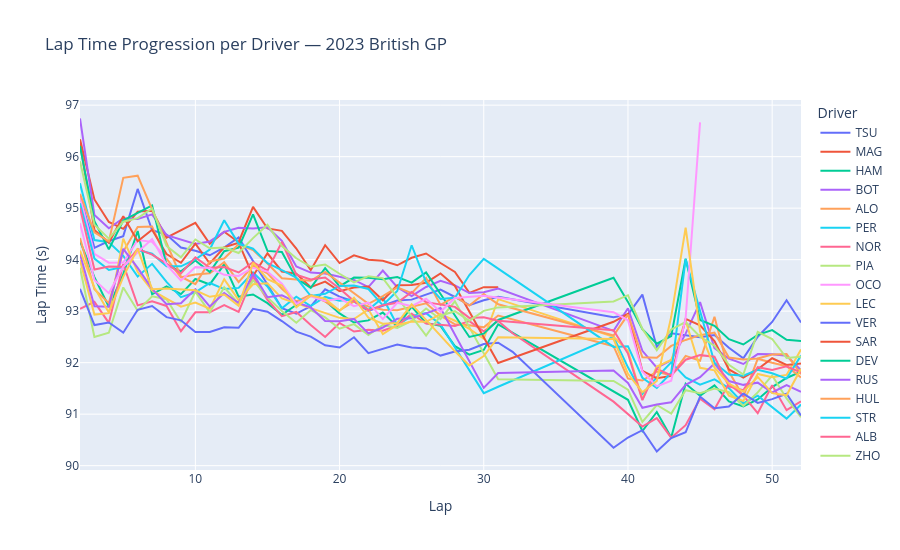

This figure's notebook cell:
### Markdown cell above
## 1 — Lap Time Progression per Driver

### Code cell
accurate = df[df["IsAccurate"] == True].copy()

fig = px.line(
    accurate.sort_values("LapNumber"),
    x="LapNumber",
    y="LapTimeSec",
    color="Driver",
    title="Lap Time Progression per Driver — 2023 British GP",
    labels={"LapTimeSec": "Lap Time (s)", "LapNumber": "Lap"},
    hover_data=["Compound", "TyreLife"],
)
fig.update_layout(height=550, legend_title="Driver")
fig.show()

### Figure 1 — Plotly figure (JSON) as saved in the notebook; plotly's stock layout.template omitted (floating-point values rounded to 4 significant figures)
{"data": [{"customdata": [["SOFT", 2], ["SOFT", 3], ["SOFT", 4], ["SOFT", 5], ["SOFT", 6], ["SOFT", 7], ["SOFT", 8], ["SOFT", 9], ["SOFT", 10], ["SOFT", 11], ["SOFT", 12], ["SOFT", 13], ["HARD", 2], ["HARD", 3], ["HARD", 4], ["HARD", 5], ["HARD", 6], ["HARD", 7], ["HARD", 8], ["HARD", 9], ["HARD", 10], ["HARD", 11], ["HARD", 12], ["HARD", 13], ["HARD", 14], ["HARD", 15], ["HARD", 16], ["HARD", 17], ["SOFT", 7], ["SOFT", 8], ["SOFT", 9], ["SOFT", 10], ["SOFT", 11], ["SOFT", 12], ["SOFT", 13], ["SOFT", 14], ["SOFT", 15], ["SOFT", 16], ["SOFT", 17], ["SOFT", 18], ["SOFT", 19], ["SOFT", 20]], "hovertemplate": "Driver=TSU<br>Lap=%{x}<br>Lap Time (s)=%{y}<br>Compound=%{customdata[0]}<br>TyreLife=%{customdata[1]}<extra></extra>", "legendgroup": "TSU", "line": {"color": "#636efa", "dash": "solid"}, "marker": {"symbol": "circle"}, "mode": "lines", "name": "TSU", "orientation": "v", "showlegend": true, "type": "scatter", "x": [2.0, 3.0, 4.0, 5.0, 6.0, 7.0, 8.0, 9.0, 10.0, 11.0, 12.0, 13.0, 16.0, 17.0, 18.0, 19.0, 20.0, 21.0, 22.0, 23.0, 24.0, 25.0, 26.0, 27.0, 28.0, 29.0, 30.0, 31.0, 39.0, 40.0, 41.0, 42.0, 43.0, 44.0, 45.0, 46.0, 47.0, 48.0, 49.0, 50.0, 51.0, 52.0], "xaxis": "x", "y": [95.25, 94.23, 94.36, 94.46, 95.37, 94.57, 94.49, 94.23, 94.17, 94.08, 94.24, 94.43, 93.06, 92.95, 93.09, 93.42, 93.28, 93.19, 93.0, 93.1, 93.2, 93.22, 93.32, 93.42, 93.28, 93.12, 93.21, 93.28, 92.88, 92.93, 93.32, 92.31, 92.57, 92.53, 92.49, 92.53, 92.29, 92.08, 92.5, 92.79, 93.21, 92.78], "yaxis": "y"}, {"customdata": [["MEDIUM", 2], ["MEDIUM", 3], ["MEDIUM", 4], ["MEDIUM", 5], ["MEDIUM", 6], ["MEDIUM", 7], ["MEDIUM", 8], ["MEDIUM", 9], ["MEDIUM", 10], ["MEDIUM", 11], ["MEDIUM", 12], ["MEDIUM", 13], ["MEDIUM", 14], ["MEDIUM", 15], ["MEDIUM", 16], ["MEDIUM", 17], ["MEDIUM", 18], ["MEDIUM", 19], ["MEDIUM", 20], ["MEDIUM", 21], ["MEDIUM", 22], ["MEDIUM", 23], ["MEDIUM", 24], ["MEDIUM", 25], ["MEDIUM", 26], ["MEDIUM", 27], ["MEDIUM", 28], ["MEDIUM", 29], ["MEDIUM", 30], ["MEDIUM", 31]], "hovertemplate": "Driver=MAG<br>Lap=%{x}<br>Lap Time (s)=%{y}<br>Compound=%{customdata[0]}<br>TyreLife=%{customdata[1]}<extra></extra>", "legendgroup": "MAG", "line": {"color": "#EF553B", "dash": "solid"}, "marker": {"symbol": "circle"}, "mode": "lines", "name": "MAG", "orientation": "v", "showlegend": true, "type": "scatter", "x": [2.0, 3.0, 4.0, 5.0, 6.0, 7.0, 8.0, 9.0, 10.0, 11.0, 12.0, 13.0, 14.0, 15.0, 16.0, 17.0, 18.0, 19.0, 20.0, 21.0, 22.0, 23.0, 24.0, 25.0, 26.0, 27.0, 28.0, 29.0, 30.0, 31.0], "xaxis": "x", "y": [96.34, 95.17, 94.73, 94.6, 94.93, 94.95, 94.43, 94.58, 94.72, 94.31, 94.54, 94.34, 95.02, 94.61, 94.56, 94.22, 93.8, 94.28, 93.94, 94.08, 94.0, 93.98, 93.89, 94.04, 94.12, 93.94, 93.76, 93.36, 93.47, 93.46], "yaxis": "y"}, {"customdata": [["MEDIUM", 2], ["MEDIUM", 3], ["MEDIUM", 4], ["MEDIUM", 5], ["MEDIUM", 6], ["MEDIUM", 7], ["MEDIUM", 8], ["MEDIUM", 9], ["MEDIUM", 10], ["MEDIUM", 11], ["MEDIUM", 12], ["MEDIUM", 13], ["MEDIUM", 14], ["MEDIUM", 15], ["MEDIUM", 16], ["MEDIUM", 17], ["MEDIUM", 18], ["MEDIUM", 19], ["MEDIUM", 20], ["MEDIUM", 21], ["MEDIUM", 22], ["MEDIUM", 23], ["MEDIUM", 24], ["MEDIUM", 25], ["MEDIUM", 26], ["MEDIUM", 27], ["MEDIUM", 28], ["MEDIUM", 29], ["MEDIUM", 30], ["MEDIUM", 31], ["SOFT", 9], ["SOFT", 10], ["SOFT", 11], ["SOFT", 12], ["SOFT", 13], ["SOFT", 14], ["SOFT", 15], ["SOFT", 16], ["SOFT", 17], ["SOFT", 18], ["SOFT", 19], ["SOFT", 20], ["SOFT", 21], ["SOFT", 22]], "hovertemplate": "Driver=HAM<br>Lap=%{x}<br>Lap Time (s)=%{y}<br>Compound=%{customdata[0]}<br>TyreLife=%{customdata[1]}<extra></extra>", "legendgroup": "HAM", "line": {"color": "#00cc96", "dash": "solid"}, "marker": {"symbol": "circle"}, "mode": "lines", "name": "HAM", "orientation": "v", "showlegend": true, "type": "scatter", "x": [2.0, 3.0, 4.0, 5.0, 6.0, 7.0, 8.0, 9.0, 10.0, 11.0, 12.0, 13.0, 14.0, 15.0, 16.0, 17.0, 18.0, 19.0, 20.0, 21.0, 22.0, 23.0, 24.0, 25.0, 26.0, 27.0, 28.0, 29.0, 30.0, 31.0, 39.0, 40.0, 41.0, 42.0, 43.0, 44.0, 45.0, 46.0, 47.0, 48.0, 49.0, 50.0, 51.0, 52.0], "xaxis": "x", "y": [94.36, 93.66, 93.09, 93.72, 94.56, 93.33, 93.48, 93.33, 93.62, 93.52, 93.91, 93.28, 93.32, 93.16, 92.93, 93.12, 93.31, 93.2, 92.96, 92.78, 92.82, 92.97, 92.7, 93.09, 92.77, 92.71, 92.32, 92.16, 92.25, 92.74, 91.43, 91.28, 90.67, 91.04, 90.55, 91.59, 91.36, 91.56, 91.25, 91.15, 91.29, 91.53, 91.7, 91.82], "yaxis": "y"}, {"customdata": [["HARD", 2], ["HARD", 3], ["HARD", 4], ["HARD", 5], ["HARD", 6], ["HARD", 7], ["HARD", 8], ["HARD", 9], ["HARD", 10], ["HARD", 11], ["HARD", 12], ["HARD", 13], ["HARD", 14], ["HARD", 15], ["HARD", 16], ["HARD", 17], ["HARD", 18], ["HARD", 19], ["HARD", 20], ["HARD", 21], ["HARD", 22], ["HARD", 23], ["HARD", 24], ["HARD", 25], ["HARD", 26], ["HARD", 27], ["HARD", 28], ["HARD", 29], ["HARD", 30], ["HARD", 31], ["SOFT", 7], ["SOFT", 8], ["SOFT", 9], ["SOFT", 10], ["SOFT", 11], ["SOFT", 12], ["SOFT", 13], ["SOFT", 14], ["SOFT", 15], ["SOFT", 16], ["SOFT", 17], ["SOFT", 18], ["SOFT", 19], ["SOFT", 20]], "hovertemplate": "Driver=BOT<br>Lap=%{x}<br>Lap Time (s)=%{y}<br>Compound=%{customdata[0]}<br>TyreLife=%{customdata[1]}<extra></extra>", "legendgroup": "BOT", "line": {"color": "#ab63fa", "dash": "solid"}, "marker": {"symbol": "circle"}, "mode": "lines", "name": "BOT", "orientation": "v", "showlegend": true, "type": "scatter", "x": [2.0, 3.0, 4.0, 5.0, 6.0, 7.0, 8.0, 9.0, 10.0, 11.0, 12.0, 13.0, 14.0, 15.0, 16.0, 17.0, 18.0, 19.0, 20.0, 21.0, 22.0, 23.0, 24.0, 25.0, 26.0, 27.0, 28.0, 29.0, 30.0, 31.0, 39.0, 40.0, 41.0, 42.0, 43.0, 44.0, 45.0, 46.0, 47.0, 48.0, 49.0, 50.0, 51.0, 52.0], "xaxis": "x", "y": [96.74, 94.86, 94.61, 94.8, 94.79, 94.88, 94.48, 94.39, 94.31, 94.35, 94.54, 94.62, 94.6, 94.63, 94.37, 93.87, 93.75, 93.73, 93.67, 93.61, 93.47, 93.79, 93.46, 93.29, 93.47, 93.59, 93.5, 93.35, 93.37, 93.44, 92.62, 93.06, 92.23, 91.9, 92.05, 92.56, 93.18, 92.28, 92.08, 91.97, 92.17, 92.16, 92.13, 91.85], "yaxis": "y"}, {"customdata": [["MEDIUM", 3], ["MEDIUM", 4], ["MEDIUM", 5], ["MEDIUM", 6], ["MEDIUM", 7], ["MEDIUM", 8], ["MEDIUM", 9], ["MEDIUM", 10], ["MEDIUM", 11], ["MEDIUM", 12], ["MEDIUM", 13], ["MEDIUM", 14], ["MEDIUM", 15], ["MEDIUM", 16], ["MEDIUM", 17], ["MEDIUM", 18], ["MEDIUM", 19], ["MEDIUM", 20], ["MEDIUM", 21], ["MEDIUM", 22], ["MEDIUM", 23], ["MEDIUM", 24], ["MEDIUM", 25], ["MEDIUM", 26], ["MEDIUM", 27], ["MEDIUM", 28], ["MEDIUM", 29], ["MEDIUM", 30], ["MEDIUM", 31], ["MEDIUM", 32], ["SOFT", 9], ["SOFT", 10], ["SOFT", 11], ["SOFT", 12], ["SOFT", 13], ["SOFT", 14], ["SOFT", 15], ["SOFT", 16], ["SOFT", 17], ["SOFT", 18], ["SOFT", 19], ["SOFT", 20], ["SOFT", 21], ["SOFT", 22]], "hovertemplate": "Driver=ALO<br>Lap=%{x}<br>Lap Time (s)=%{y}<br>Compound=%{customdata[0]}<br>TyreLife=%{customdata[1]}<extra></extra>", "legendgroup": "ALO", "line": {"color": "#FFA15A", "dash": "solid"}, "marker": {"symbol": "circle"}, "mode": "lines", "name": "ALO", "orientation": "v", "showlegend": true, "type": "scatter", "x": [2.0, 3.0, 4.0, 5.0, 6.0, 7.0, 8.0, 9.0, 10.0, 11.0, 12.0, 13.0, 14.0, 15.0, 16.0, 17.0, 18.0, 19.0, 20.0, 21.0, 22.0, 23.0, 24.0, 25.0, 26.0, 27.0, 28.0, 29.0, 30.0, 31.0, 39.0, 40.0, 41.0, 42.0, 43.0, 44.0, 45.0, 46.0, 47.0, 48.0, 49.0, 50.0, 51.0, 52.0], "xaxis": "x", "y": [94.42, 93.42, 93.16, 94.16, 94.64, 94.64, 94.02, 93.66, 93.71, 93.74, 93.95, 93.56, 93.88, 93.74, 93.44, 93.19, 93.32, 93.19, 93.02, 93.19, 93.09, 93.03, 93.02, 93.08, 93.15, 92.91, 92.74, 92.73, 92.69, 92.92, 92.32, 91.69, 91.65, 91.83, 91.75, 92.13, 92.04, 92.89, 91.83, 91.34, 92.08, 92.0, 91.93, 91.71], "yaxis": "y"}, {"customdata": [["MEDIUM", 2], ["MEDIUM", 3], ["MEDIUM", 4], ["MEDIUM", 5], ["MEDIUM", 6], ["MEDIUM", 7], ["MEDIUM", 8], ["MEDIUM", 9], ["MEDIUM", 10], ["MEDIUM", 11], ["MEDIUM", 12], ["MEDIUM", 13], ["MEDIUM", 14], ["MEDIUM", 15], ["MEDIUM", 16], ["MEDIUM", 17], ["MEDIUM", 18], ["MEDIUM", 19], ["MEDIUM", 20], ["MEDIUM", 21], ["MEDIUM", 22], ["MEDIUM", 23], ["MEDIUM", 24], ["MEDIUM", 25], ["MEDIUM", 26], ["MEDIUM", 27], ["SOFT", 2], ["SOFT", 3], ["SOFT", 11], ["SOFT", 12], ["SOFT", 13], ["SOFT", 14], ["SOFT", 15], ["SOFT", 16], ["SOFT", 17], ["SOFT", 18], ["SOFT", 19], ["SOFT", 20], ["SOFT", 21], ["SOFT", 22], ["SOFT", 23], ["SOFT", 24]], "hovertemplate": "Driver=PER<br>Lap=%{x}<br>Lap Time (s)=%{y}<br>Compound=%{customdata[0]}<br>TyreLife=%{customdata[1]}<extra></extra>", "legendgroup": "PER", "line": {"color": "#19d3f3", "dash": "solid"}, "marker": {"symbol": "circle"}, "mode": "lines", "name": "PER", "orientation": "v", "showlegend": true, "type": "scatter", "x": [2.0, 3.0, 4.0, 5.0, 6.0, 7.0, 8.0, 9.0, 10.0, 11.0, 12.0, 13.0, 14.0, 15.0, 16.0, 17.0, 18.0, 19.0, 20.0, 21.0, 22.0, 23.0, 24.0, 25.0, 26.0, 27.0, 30.0, 31.0, 39.0, 40.0, 41.0, 42.0, 43.0, 44.0, 45.0, 46.0, 47.0, 48.0, 49.0, 50.0, 51.0, 52.0], "xaxis": "x", "y": [95.48, 94.38, 94.34, 94.07, 93.67, 93.92, 93.57, 93.27, 93.36, 93.55, 93.43, 93.45, 93.75, 93.48, 93.06, 93.28, 93.1, 93.28, 93.2, 93.23, 93.03, 93.26, 92.73, 92.91, 92.96, 92.74, 91.41, 91.53, 92.5, 91.91, 91.39, 91.72, 92.0, 91.71, 91.57, 91.67, 91.5, 91.21, 91.36, 91.14, 90.91, 91.19], "yaxis": "y"}, {"customdata": [["MEDIUM", 2], ["MEDIUM", 3], ["MEDIUM", 4], ["MEDIUM", 5], ["MEDIUM", 6], ["MEDIUM", 7], ["MEDIUM", 8], ["MEDIUM", 9], ["MEDIUM", 10], ["MEDIUM", 11], ["MEDIUM", 12], ["MEDIUM", 13], ["MEDIUM", 14], ["MEDIUM", 15], ["MEDIUM", 16], ["MEDIUM", 17], ["MEDIUM", 18], ["MEDIUM", 19], ["MEDIUM", 20], ["MEDIUM", 21], ["MEDIUM", 22], ["MEDIUM", 23], ["MEDIUM", 24], ["MEDIUM", 25], ["MEDIUM", 26], ["MEDIUM", 27], ["MEDIUM", 28], ["MEDIUM", 29], ["MEDIUM", 30], ["MEDIUM", 31], ["MEDIUM", 32], ["HARD", 6], ["HARD", 7], ["HARD", 8], ["HARD", 9], ["HARD", 10], ["HARD", 11], ["HARD", 12], ["HARD", 13], ["HARD", 14], ["HARD", 15], ["HARD", 16], ["HARD", 17], ["HARD", 18], ["HARD", 19]], "hovertemplate": "Driver=NOR<br>Lap=%{x}<br>Lap Time (s)=%{y}<br>Compound=%{customdata[0]}<br>TyreLife=%{customdata[1]}<extra></extra>", "legendgroup": "NOR", "line": {"color": "#FF6692", "dash": "solid"}, "marker": {"symbol": "circle"}, "mode": "lines", "name": "NOR", "orientation": "v", "showlegend": true, "type": "scatter", "x": [2.0, 3.0, 4.0, 5.0, 6.0, 7.0, 8.0, 9.0, 10.0, 11.0, 12.0, 13.0, 14.0, 15.0, 16.0, 17.0, 18.0, 19.0, 20.0, 21.0, 22.0, 23.0, 24.0, 25.0, 26.0, 27.0, 28.0, 29.0, 30.0, 31.0, 32.0, 39.0, 40.0, 41.0, 42.0, 43.0, 44.0, 45.0, 46.0, 47.0, 48.0, 49.0, 50.0, 51.0, 52.0], "xaxis": "x", "y": [93.05, 93.18, 92.77, 93.91, 93.11, 93.19, 93.1, 92.61, 92.98, 92.98, 93.12, 92.99, 93.67, 93.22, 92.9, 92.98, 92.73, 92.5, 92.77, 92.6, 92.64, 92.62, 92.72, 92.95, 92.76, 92.73, 92.71, 92.81, 92.61, 92.81, 92.57, 91.24, 91.0, 90.76, 90.92, 90.54, 90.79, 91.3, 91.09, 91.59, 91.36, 91.02, 91.56, 91.08, 91.25], "yaxis": "y"}, {"customdata": [["MEDIUM", 2], ["MEDIUM", 3], ["MEDIUM", 4], ["MEDIUM", 5], ["MEDIUM", 6], ["MEDIUM", 7], ["MEDIUM", 8], ["MEDIUM", 9], ["MEDIUM", 10], ["MEDIUM", 11], ["MEDIUM", 12], ["MEDIUM", 13], ["MEDIUM", 14], ["MEDIUM", 15], ["MEDIUM", 16], ["MEDIUM", 17], ["MEDIUM", 18], ["MEDIUM", 19], ["MEDIUM", 20], ["MEDIUM", 21], ["MEDIUM", 22], ["MEDIUM", 23], ["MEDIUM", 24], ["MEDIUM", 25], ["MEDIUM", 26], ["MEDIUM", 27], ["MEDIUM", 28], ["HARD", 2], ["HARD", 10], ["HARD", 11], ["HARD", 12], ["HARD", 13], ["HARD", 14], ["HARD", 15], ["HARD", 16], ["HARD", 17], ["HARD", 18], ["HARD", 19], ["HARD", 20], ["HARD", 21], ["HARD", 22], ["HARD", 23]], "hovertemplate": "Driver=PIA<br>Lap=%{x}<br>Lap Time (s)=%{y}<br>Compound=%{customdata[0]}<br>TyreLife=%{customdata[1]}<extra></extra>", "legendgroup": "PIA", "line": {"color": "#B6E880", "dash": "solid"}, "marker": {"symbol": "circle"}, "mode": "lines", "name": "PIA", "orientation": "v", "showlegend": true, "type": "scatter", "x": [2.0, 3.0, 4.0, 5.0, 6.0, 7.0, 8.0, 9.0, 10.0, 11.0, 12.0, 13.0, 14.0, 15.0, 16.0, 17.0, 18.0, 19.0, 20.0, 21.0, 22.0, 23.0, 24.0, 25.0, 26.0, 27.0, 28.0, 31.0, 39.0, 40.0, 41.0, 42.0, 43.0, 44.0, 45.0, 46.0, 47.0, 48.0, 49.0, 50.0, 51.0, 52.0], "xaxis": "x", "y": [93.84, 92.5, 92.58, 93.46, 93.01, 93.29, 93.23, 92.79, 93.38, 92.98, 93.46, 93.14, 93.6, 93.27, 93.0, 92.78, 93.02, 92.88, 92.66, 92.75, 92.54, 92.73, 92.68, 92.81, 93.05, 92.84, 93.19, 91.68, 91.65, 91.47, 90.85, 91.18, 91.01, 91.47, 91.41, 91.5, 91.43, 91.16, 91.42, 91.75, 91.31, 90.94], "yaxis": "y"}, {"customdata": [["SOFT", 2], ["SOFT", 3], ["SOFT", 4], ["SOFT", 5], ["SOFT", 6], ["SOFT", 7], ["SOFT", 8]], "hovertemplate": "Driver=OCO<br>Lap=%{x}<br>Lap Time (s)=%{y}<br>Compound=%{customdata[0]}<br>TyreLife=%{customdata[1]}<extra></extra>", "legendgroup": "OCO", "line": {"color": "#FF97FF", "dash": "solid"}, "marker": {"symbol": "circle"}, "mode": "lines", "name": "OCO", "orientation": "v", "showlegend": true, "type": "scatter", "x": [2.0, 3.0, 4.0, 5.0, 6.0, 7.0, 8.0], "xaxis": "x", "y": [95.23, 94.11, 93.94, 93.95, 94.38, 94.35, 94.03], "yaxis": "y"}, {"customdata": [["MEDIUM", 2], ["MEDIUM", 3], ["MEDIUM", 4], ["MEDIUM", 5], ["MEDIUM", 6], ["MEDIUM", 7], ["MEDIUM", 8], ["MEDIUM", 9], ["MEDIUM", 10], ["MEDIUM", 11], ["MEDIUM", 12], ["MEDIUM", 13], ["MEDIUM", 14], ["MEDIUM", 15], ["MEDIUM", 16], ["MEDIUM", 17], ["HARD", 2], ["HARD", 3], ["HARD", 4], ["HARD", 5], ["HARD", 6], ["HARD", 7], ["HARD", 8], ["HARD", 9], ["HARD", 10], ["HARD", 11], ["HARD", 12], ["HARD", 13], ["MEDIUM", 7], ["MEDIUM", 8], ["MEDIUM", 9], ["MEDIUM", 10], ["MEDIUM", 11], ["MEDIUM", 12], ["MEDIUM", 13], ["MEDIUM", 14], ["MEDIUM", 15], ["MEDIUM", 16], ["MEDIUM", 17], ["MEDIUM", 18], ["MEDIUM", 19], ["MEDIUM", 20]], "hovertemplate": "Driver=LEC<br>Lap=%{x}<br>Lap Time (s)=%{y}<br>Compound=%{customdata[0]}<br>TyreLife=%{customdata[1]}<extra></extra>", "legendgroup": "LEC", "line": {"color": "#FECB52", "dash": "solid"}, "marker": {"symbol": "circle"}, "mode": "lines", "name": "LEC", "orientation": "v", "showlegend": true, "type": "scatter", "x": [2.0, 3.0, 4.0, 5.0, 6.0, 7.0, 8.0, 9.0, 10.0, 11.0, 12.0, 13.0, 14.0, 15.0, 16.0, 17.0, 20.0, 21.0, 22.0, 23.0, 24.0, 25.0, 26.0, 27.0, 28.0, 29.0, 30.0, 31.0, 39.0, 40.0, 41.0, 42.0, 43.0, 44.0, 45.0, 46.0, 47.0, 48.0, 49.0, 50.0, 51.0, 52.0], "xaxis": "x", "y": [93.99, 92.93, 92.96, 94.41, 93.76, 93.4, 93.24, 93.09, 93.17, 93.05, 93.62, 93.21, 93.52, 93.54, 93.25, 93.15, 92.87, 92.85, 93.03, 92.55, 92.73, 92.8, 92.79, 92.94, 92.81, 92.66, 92.46, 93.23, 92.5, 92.23, 91.29, 91.93, 92.05, 92.81, 91.9, 91.85, 91.36, 91.25, 91.78, 91.72, 91.76, 92.26], "yaxis": "y"}, {"customdata": [["MEDIUM", 2], ["MEDIUM", 3], ["MEDIUM", 4], ["MEDIUM", 5], ["MEDIUM", 6], ["MEDIUM", 7], ["MEDIUM", 8], ["MEDIUM", 9], ["MEDIUM", 10], ["MEDIUM", 11], ["MEDIUM", 12], ["MEDIUM", 13], ["MEDIUM", 14], ["MEDIUM", 15], ["MEDIUM", 16], ["MEDIUM", 17], ["MEDIUM", 18], ["MEDIUM", 19], ["MEDIUM", 20], ["MEDIUM", 21], ["MEDIUM", 22], ["MEDIUM", 23], ["MEDIUM", 24], ["MEDIUM", 25], ["MEDIUM", 26], ["MEDIUM", 27], ["MEDIUM", 28], ["MEDIUM", 29], ["MEDIUM", 30], ["MEDIUM", 31], ["MEDIUM", 32], ["SOFT", 9], ["SOFT", 10], ["SOFT", 11], ["SOFT", 12], ["SOFT", 13], ["SOFT", 14], ["SOFT", 15], ["SOFT", 16], ["SOFT", 17], ["SOFT", 18], ["SOFT", 19], ["SOFT", 20], ["SOFT", 21], ["SOFT", 22]], "hovertemplate": "Driver=VER<br>Lap=%{x}<br>Lap Time (s)=%{y}<br>Compound=%{customdata[0]}<br>TyreLife=%{customdata[1]}<extra></extra>", "legendgroup": "VER", "line": {"color": "#636efa", "dash": "solid"}, "marker": {"symbol": "circle"}, "mode": "lines", "name": "VER", "orientation": "v", "showlegend": true, "type": "scatter", "x": [2.0, 3.0, 4.0, 5.0, 6.0, 7.0, 8.0, 9.0, 10.0, 11.0, 12.0, 13.0, 14.0, 15.0, 16.0, 17.0, 18.0, 19.0, 20.0, 21.0, 22.0, 23.0, 24.0, 25.0, 26.0, 27.0, 28.0, 29.0, 30.0, 31.0, 32.0, 39.0, 40.0, 41.0, 42.0, 43.0, 44.0, 45.0, 46.0, 47.0, 48.0, 49.0, 50.0, 51.0, 52.0], "xaxis": "x", "y": [93.43, 92.73, 92.78, 92.58, 93.03, 93.1, 92.88, 92.82, 92.59, 92.6, 92.69, 92.68, 93.05, 92.99, 92.81, 92.6, 92.51, 92.34, 92.3, 92.49, 92.18, 92.27, 92.35, 92.3, 92.28, 92.14, 92.22, 92.25, 92.36, 92.39, 92.21, 90.35, 90.55, 90.69, 90.28, 90.53, 90.65, 91.34, 91.11, 91.15, 91.4, 91.22, 91.29, 91.4, 90.97], "yaxis": "y"}, {"customdata": [["MEDIUM", 2], ["MEDIUM", 3], ["MEDIUM", 4], ["MEDIUM", 5], ["MEDIUM", 6], ["MEDIUM", 7], ["MEDIUM", 8], ["MEDIUM", 9], ["MEDIUM", 10], ["MEDIUM", 11], ["MEDIUM", 12], ["MEDIUM", 13], ["MEDIUM", 14], ["MEDIUM", 15], ["MEDIUM", 16], ["MEDIUM", 17], ["MEDIUM", 18], ["MEDIUM", 19], ["MEDIUM", 20], ["MEDIUM", 21], ["MEDIUM", 22], ["MEDIUM", 23], ["MEDIUM", 24], ["MEDIUM", 25], ["MEDIUM", 26], ["MEDIUM", 27], ["MEDIUM", 28], ["SOFT", 2], ["SOFT", 10], ["SOFT", 11], ["SOFT", 12], ["SOFT", 13], ["SOFT", 14], ["SOFT", 15], ["SOFT", 16], ["SOFT", 17], ["SOFT", 18], ["SOFT", 19], ["SOFT", 20], ["SOFT", 21], ["SOFT", 22], ["SOFT", 23]], "hovertemplate": "Driver=SAR<br>Lap=%{x}<br>Lap Time (s)=%{y}<br>Compound=%{customdata[0]}<br>TyreLife=%{customdata[1]}<extra></extra>", "legendgroup": "SAR", "line": {"color": "#EF553B", "dash": "solid"}, "marker": {"symbol": "circle"}, "mode": "lines", "name": "SAR", "orientation": "v", "showlegend": true, "type": "scatter", "x": [2.0, 3.0, 4.0, 5.0, 6.0, 7.0, 8.0, 9.0, 10.0, 11.0, 12.0, 13.0, 14.0, 15.0, 16.0, 17.0, 18.0, 19.0, 20.0, 21.0, 22.0, 23.0, 24.0, 25.0, 26.0, 27.0, 28.0, 31.0, 39.0, 40.0, 41.0, 42.0, 43.0, 44.0, 45.0, 46.0, 47.0, 48.0, 49.0, 50.0, 51.0, 52.0], "xaxis": "x", "y": [96.27, 94.58, 94.33, 94.84, 94.36, 94.58, 94.11, 93.94, 94.31, 93.92, 94.24, 94.33, 93.68, 94.12, 93.77, 93.73, 93.47, 93.57, 93.39, 93.46, 93.48, 93.21, 93.5, 93.51, 93.55, 93.73, 93.49, 91.99, 92.79, 92.95, 91.84, 91.7, 91.74, 92.85, 92.72, 92.42, 91.87, 91.71, 91.87, 92.08, 91.96, 91.98], "yaxis": "y"}, {"customdata": [["SOFT", 2], ["SOFT", 3], ["SOFT", 4], ["SOFT", 5], ["SOFT", 6], ["SOFT", 7], ["SOFT", 8], ["SOFT", 9], ["SOFT", 10], ["SOFT", 11], ["SOFT", 12], ["SOFT", 13], ["SOFT", 14], ["SOFT", 15], ["SOFT", 16], ["SOFT", 17], ["SOFT", 18], ["SOFT", 19], ["SOFT", 20], ["SOFT", 21], ["SOFT", 22], ["SOFT", 23], ["SOFT", 24], ["SOFT", 25], ["SOFT", 26], ["MEDIUM", 2], ["MEDIUM", 3], ["MEDIUM", 4], ["SOFT", 7], ["SOFT", 8], ["SOFT", 9], ["SOFT", 10], ["SOFT", 11], ["SOFT", 12], ["SOFT", 13], ["SOFT", 14], ["SOFT", 15], ["SOFT", 16], ["SOFT", 17], ["SOFT", 18], ["SOFT", 19], ["SOFT", 20]], "hovertemplate": "Driver=DEV<br>Lap=%{x}<br>Lap Time (s)=%{y}<br>Compound=%{customdata[0]}<br>TyreLife=%{customdata[1]}<extra></extra>", "legendgroup": "DEV", "line": {"color": "#00cc96", "dash": "solid"}, "marker": {"symbol": "circle"}, "mode": "lines", "name": "DEV", "orientation": "v", "showlegend": true, "type": "scatter", "x": [2.0, 3.0, 4.0, 5.0, 6.0, 7.0, 8.0, 9.0, 10.0, 11.0, 12.0, 13.0, 14.0, 15.0, 16.0, 17.0, 18.0, 19.0, 20.0, 21.0, 22.0, 23.0, 24.0, 25.0, 26.0, 29.0, 30.0, 31.0, 39.0, 40.0, 41.0, 42.0, 43.0, 44.0, 45.0, 46.0, 47.0, 48.0, 49.0, 50.0, 51.0, 52.0], "xaxis": "x", "y": [96.21, 94.75, 94.2, 94.76, 94.91, 95.05, 93.9, 93.77, 93.98, 93.76, 94.17, 94.23, 94.88, 94.17, 94.15, 93.64, 93.45, 93.83, 93.48, 93.65, 93.65, 93.62, 93.66, 93.55, 93.75, 92.5, 92.56, 92.83, 93.65, 93.18, 92.65, 92.37, 92.52, 94.02, 92.83, 92.72, 92.46, 92.35, 92.54, 92.63, 92.44, 92.42], "yaxis": "y"}, {"customdata": [["SOFT", 5], ["SOFT", 6], ["SOFT", 7], ["SOFT", 8], ["SOFT", 9], ["SOFT", 10], ["SOFT", 11], ["SOFT", 12], ["SOFT", 13], ["SOFT", 14], ["SOFT", 15], ["SOFT", 16], ["SOFT", 17], ["SOFT", 18], ["SOFT", 19], ["SOFT", 20], ["SOFT", 21], ["SOFT", 22], ["SOFT", 23], ["SOFT", 24], ["SOFT", 25], ["SOFT", 26], ["SOFT", 27], ["SOFT", 28], ["SOFT", 29], ["SOFT", 30], ["MEDIUM", 2], ["MEDIUM", 3], ["MEDIUM", 11], ["MEDIUM", 12], ["MEDIUM", 13], ["MEDIUM", 14], ["MEDIUM", 15], ["MEDIUM", 16], ["MEDIUM", 17], ["MEDIUM", 18], ["MEDIUM", 19], ["MEDIUM", 20], ["MEDIUM", 21], ["MEDIUM", 22], ["MEDIUM", 23], ["MEDIUM", 24]], "hovertemplate": "Driver=RUS<br>Lap=%{x}<br>Lap Time (s)=%{y}<br>Compound=%{customdata[0]}<br>TyreLife=%{customdata[1]}<extra></extra>", "legendgroup": "RUS", "line": {"color": "#ab63fa", "dash": "solid"}, "marker": {"symbol": "circle"}, "mode": "lines", "name": "RUS", "orientation": "v", "showlegend": true, "type": "scatter", "x": [2.0, 3.0, 4.0, 5.0, 6.0, 7.0, 8.0, 9.0, 10.0, 11.0, 12.0, 13.0, 14.0, 15.0, 16.0, 17.0, 18.0, 19.0, 20.0, 21.0, 22.0, 23.0, 24.0, 25.0, 26.0, 27.0, 30.0, 31.0, 39.0, 40.0, 41.0, 42.0, 43.0, 44.0, 45.0, 46.0, 47.0, 48.0, 49.0, 50.0, 51.0, 52.0], "xaxis": "x", "y": [94.11, 93.1, 93.08, 94.21, 93.84, 93.43, 93.14, 93.15, 93.42, 93.09, 93.35, 93.16, 93.73, 93.27, 93.31, 93.17, 93.07, 92.81, 92.8, 92.85, 92.57, 92.68, 92.85, 92.86, 92.96, 93.06, 91.51, 91.8, 91.85, 91.61, 91.12, 91.19, 91.23, 91.57, 91.72, 91.98, 91.64, 91.57, 91.61, 91.42, 91.56, 91.43], "yaxis": "y"}, {"customdata": [["HARD", 2], ["HARD", 3], ["HARD", 4], ["HARD", 5], ["HARD", 6], ["MEDIUM", 2], ["MEDIUM", 3], ["MEDIUM", 4], ["MEDIUM", 5], ["MEDIUM", 6], ["MEDIUM", 7], ["MEDIUM", 8], ["MEDIUM", 9], ["MEDIUM", 10], ["MEDIUM", 11], ["MEDIUM", 12], ["MEDIUM", 13], ["MEDIUM", 14], ["MEDIUM", 15], ["MEDIUM", 16], ["MEDIUM", 17], ["MEDIUM", 18], ["MEDIUM", 19], ["MEDIUM", 20], ["MEDIUM", 21], ["MEDIUM", 22], ["MEDIUM", 23], ["MEDIUM", 24], ["SOFT", 7], ["SOFT", 8], ["SOFT", 9], ["SOFT", 10], ["SOFT", 11], ["SOFT", 12], ["SOFT", 13], ["SOFT", 14], ["SOFT", 15], ["SOFT", 16], ["SOFT", 17], ["SOFT", 18], ["SOFT", 19], ["SOFT", 20]], "hovertemplate": "Driver=HUL<br>Lap=%{x}<br>Lap Time (s)=%{y}<br>Compound=%{customdata[0]}<br>TyreLife=%{customdata[1]}<extra></extra>", "legendgroup": "HUL", "line": {"color": "#FFA15A", "dash": "solid"}, "marker": {"symbol": "circle"}, "mode": "lines", "name": "HUL", "orientation": "v", "showlegend": true, "type": "scatter", "x": [2.0, 3.0, 4.0, 5.0, 6.0, 9.0, 10.0, 11.0, 12.0, 13.0, 14.0, 15.0, 16.0, 17.0, 18.0, 19.0, 20.0, 21.0, 22.0, 23.0, 24.0, 25.0, 26.0, 27.0, 28.0, 29.0, 30.0, 31.0, 39.0, 40.0, 41.0, 42.0, 43.0, 44.0, 45.0, 46.0, 47.0, 48.0, 49.0, 50.0, 51.0, 52.0], "xaxis": "x", "y": [95.28, 94.53, 94.35, 95.59, 95.63, 93.67, 93.53, 93.97, 94.02, 94.3, 94.19, 93.92, 93.64, 93.62, 93.59, 93.76, 93.56, 93.35, 93.14, 93.29, 93.46, 93.35, 93.64, 93.12, 93.28, 93.11, 93.33, 93.13, 92.53, 92.93, 92.1, 92.1, 92.33, 92.44, 92.53, 92.58, 92.1, 92.06, 92.08, 92.16, 92.17, 91.78], "yaxis": "y"}, {"customdata": [["MEDIUM", 3], ["MEDIUM", 4], ["MEDIUM", 5], ["MEDIUM", 6], ["MEDIUM", 7], ["MEDIUM", 8], ["MEDIUM", 9], ["MEDIUM", 10], ["MEDIUM", 11], ["MEDIUM", 12], ["MEDIUM", 13], ["MEDIUM", 14], ["MEDIUM", 15], ["MEDIUM", 16], ["MEDIUM", 17], ["MEDIUM", 18], ["MEDIUM", 19], ["MEDIUM", 20], ["MEDIUM", 21], ["MEDIUM", 22], ["MEDIUM", 23], ["MEDIUM", 24], ["MEDIUM", 25], ["MEDIUM", 26], ["MEDIUM", 27], ["MEDIUM", 28], ["MEDIUM", 29], ["MEDIUM", 30], ["MEDIUM", 31], ["SOFT", 11], ["SOFT", 12], ["SOFT", 13], ["SOFT", 14], ["SOFT", 15], ["SOFT", 16], ["SOFT", 17], ["SOFT", 18], ["SOFT", 19], ["SOFT", 20], ["SOFT", 21], ["SOFT", 22], ["SOFT", 23], ["SOFT", 24]], "hovertemplate": "Driver=STR<br>Lap=%{x}<br>Lap Time (s)=%{y}<br>Compound=%{customdata[0]}<br>TyreLife=%{customdata[1]}<extra></extra>", "legendgroup": "STR", "line": {"color": "#19d3f3", "dash": "solid"}, "marker": {"symbol": "circle"}, "mode": "lines", "name": "STR", "orientation": "v", "showlegend": true, "type": "scatter", "x": [2.0, 3.0, 4.0, 5.0, 6.0, 7.0, 8.0, 9.0, 10.0, 11.0, 12.0, 13.0, 14.0, 15.0, 16.0, 17.0, 18.0, 19.0, 20.0, 21.0, 22.0, 23.0, 24.0, 25.0, 26.0, 27.0, 28.0, 29.0, 30.0, 39.0, 40.0, 41.0, 42.0, 43.0, 44.0, 45.0, 46.0, 47.0, 48.0, 49.0, 50.0, 51.0, 52.0], "xaxis": "x", "y": [95.09, 94.02, 93.8, 93.86, 94.19, 94.11, 93.87, 93.87, 94.01, 94.2, 94.77, 94.31, 94.21, 93.93, 93.8, 93.65, 93.29, 93.34, 93.49, 93.5, 93.43, 93.11, 93.39, 94.28, 93.56, 93.24, 93.26, 93.7, 94.01, 92.31, 92.32, 91.71, 91.51, 91.8, 94.01, 93.01, 92.0, 91.77, 91.75, 91.86, 91.79, 91.69, 92.14], "yaxis": "y"}, {"customdata": [["MEDIUM", 2], ["MEDIUM", 3], ["MEDIUM", 4], ["MEDIUM", 5], ["MEDIUM", 6], ["MEDIUM", 7], ["MEDIUM", 8], ["MEDIUM", 9], ["MEDIUM", 10], ["MEDIUM", 11], ["MEDIUM", 12], ["MEDIUM", 13], ["MEDIUM", 14], ["MEDIUM", 15], ["MEDIUM", 16], ["MEDIUM", 17], ["MEDIUM", 18], ["MEDIUM", 19], ["MEDIUM", 20], ["MEDIUM", 21], ["MEDIUM", 22], ["MEDIUM", 23], ["MEDIUM", 24], ["MEDIUM", 25], ["MEDIUM", 26], ["MEDIUM", 27], ["MEDIUM", 28], ["MEDIUM", 29], ["MEDIUM", 30], ["MEDIUM", 31], ["SOFT", 11], ["SOFT", 12], ["SOFT", 13], ["SOFT", 14], ["SOFT", 15], ["SOFT", 16], ["SOFT", 17], ["SOFT", 18], ["SOFT", 19], ["SOFT", 20], ["SOFT", 21], ["SOFT", 22], ["SOFT", 23], ["SOFT", 24]], "hovertemplate": "Driver=ALB<br>Lap=%{x}<br>Lap Time (s)=%{y}<br>Compound=%{customdata[0]}<br>TyreLife=%{customdata[1]}<extra></extra>", "legendgroup": "ALB", "line": {"color": "#FF6692", "dash": "solid"}, "marker": {"symbol": "circle"}, "mode": "lines", "name": "ALB", "orientation": "v", "showlegend": true, "type": "scatter", "x": [2.0, 3.0, 4.0, 5.0, 6.0, 7.0, 8.0, 9.0, 10.0, 11.0, 12.0, 13.0, 14.0, 15.0, 16.0, 17.0, 18.0, 19.0, 20.0, 21.0, 22.0, 23.0, 24.0, 25.0, 26.0, 27.0, 28.0, 29.0, 30.0, 31.0, 39.0, 40.0, 41.0, 42.0, 43.0, 44.0, 45.0, 46.0, 47.0, 48.0, 49.0, 50.0, 51.0, 52.0], "xaxis": "x", "y": [95.0, 93.81, 93.87, 93.86, 94.21, 94.1, 93.92, 93.73, 94.05, 93.84, 93.86, 93.75, 93.95, 93.79, 94.34, 93.71, 93.61, 93.65, 93.44, 93.19, 93.02, 93.12, 93.16, 93.37, 93.17, 93.13, 93.08, 92.87, 92.88, 92.82, 92.63, 92.18, 91.27, 91.88, 91.75, 92.06, 92.15, 92.12, 91.54, 91.47, 91.91, 91.86, 91.93, 91.81], "yaxis": "y"}, {"customdata": [["MEDIUM", 2], ["MEDIUM", 3], ["MEDIUM", 4], ["MEDIUM", 5], ["MEDIUM", 6], ["MEDIUM", 7], ["MEDIUM", 8], ["MEDIUM", 9], ["MEDIUM", 10], ["MEDIUM", 11], ["MEDIUM", 12], ["MEDIUM", 13], ["MEDIUM", 14], ["MEDIUM", 15], ["MEDIUM", 16], ["MEDIUM", 17], ["MEDIUM", 18], ["MEDIUM", 19], ["MEDIUM", 20], ["MEDIUM", 21], ["MEDIUM", 22], ["MEDIUM", 23], ["HARD", 2], ["HARD", 3], ["HARD", 4], ["HARD", 5], ["HARD", 6], ["HARD", 7], ["SOFT", 6], ["SOFT", 7], ["SOFT", 8], ["SOFT", 9], ["SOFT", 10], ["SOFT", 11], ["SOFT", 12], ["SOFT", 13], ["SOFT", 14], ["SOFT", 15], ["SOFT", 16], ["SOFT", 17], ["SOFT", 18], ["SOFT", 19]], "hovertemplate": "Driver=ZHO<br>Lap=%{x}<br>Lap Time (s)=%{y}<br>Compound=%{customdata[0]}<br>TyreLife=%{customdata[1]}<extra></extra>", "legendgroup": "ZHO", "line": {"color": "#B6E880", "dash": "solid"}, "marker": {"symbol": "circle"}, "mode": "lines", "name": "ZHO", "orientation": "v", "showlegend": true, "type": "scatter", "x": [2.0, 3.0, 4.0, 5.0, 6.0, 7.0, 8.0, 9.0, 10.0, 11.0, 12.0, 13.0, 14.0, 15.0, 16.0, 17.0, 18.0, 19.0, 20.0, 21.0, 22.0, 23.0, 26.0, 27.0, 28.0, 29.0, 30.0, 31.0, 39.0, 40.0, 41.0, 42.0, 43.0, 44.0, 45.0, 46.0, 47.0, 48.0, 49.0, 50.0, 51.0, 52.0], "xaxis": "x", "y": [95.91, 94.68, 94.41, 94.74, 94.81, 95.0, 94.27, 94.04, 94.39, 94.22, 94.23, 94.13, 94.42, 94.68, 94.26, 94.03, 93.86, 93.91, 93.73, 93.56, 93.68, 93.64, 92.52, 92.91, 93.0, 92.81, 93.01, 93.07, 93.19, 93.31, 92.66, 92.24, 92.64, 92.79, 92.5, 92.33, 91.96, 91.77, 92.6, 92.46, 92.09, 92.11], "yaxis": "y"}, {"customdata": [["MEDIUM", 2], ["MEDIUM", 3], ["MEDIUM", 4], ["MEDIUM", 5], ["MEDIUM", 6], ["MEDIUM", 7], ["MEDIUM", 8], ["MEDIUM", 9], ["MEDIUM", 10], ["MEDIUM", 11], ["MEDIUM", 12], ["MEDIUM", 13], ["MEDIUM", 14], ["MEDIUM", 15], ["MEDIUM", 16], ["MEDIUM", 17], ["MEDIUM", 18], ["MEDIUM", 19], ["MEDIUM", 20], ["MEDIUM", 21], ["MEDIUM", 22], ["MEDIUM", 23], ["MEDIUM", 24], ["MEDIUM", 25], ["MEDIUM", 26], ["MEDIUM", 27], ["MEDIUM", 28], ["MEDIUM", 29], ["MEDIUM", 30], ["SOFT", 11], ["SOFT", 12], ["SOFT", 13], ["SOFT", 14], ["SOFT", 15], ["SOFT", 16], ["SOFT", 17]], "hovertemplate": "Driver=GAS<br>Lap=%{x}<br>Lap Time (s)=%{y}<br>Compound=%{customdata[0]}<br>TyreLife=%{customdata[1]}<extra></extra>", "legendgroup": "GAS", "line": {"color": "#FF97FF", "dash": "solid"}, "marker": {"symbol": "circle"}, "mode": "lines", "name": "GAS", "orientation": "v", "showlegend": true, "type": "scatter", "x": [2.0, 3.0, 4.0, 5.0, 6.0, 7.0, 8.0, 9.0, 10.0, 11.0, 12.0, 13.0, 14.0, 15.0, 16.0, 17.0, 18.0, 19.0, 20.0, 21.0, 22.0, 23.0, 24.0, 25.0, 26.0, 27.0, 28.0, 29.0, 30.0, 39.0, 40.0, 41.0, 42.0, 43.0, 44.0, 45.0], "xaxis": "x", "y": [94.71, 93.61, 93.35, 93.86, 94.14, 94.4, 93.91, 93.59, 93.86, 93.84, 93.7, 93.68, 93.84, 93.77, 93.53, 93.14, 93.29, 93.2, 93.25, 93.1, 93.17, 92.85, 93.16, 93.1, 93.24, 92.99, 93.25, 93.28, 93.3, 92.98, 92.82, 91.83, 91.54, 91.65, 92.86, 96.67], "yaxis": "y"}, {"customdata": [["MEDIUM", 2], ["MEDIUM", 3], ["MEDIUM", 4], ["MEDIUM", 5], ["MEDIUM", 6], ["MEDIUM", 7], ["MEDIUM", 8], ["MEDIUM", 9], ["MEDIUM", 10], ["MEDIUM", 11], ["MEDIUM", 12], ["MEDIUM", 13], ["MEDIUM", 14], ["MEDIUM", 15], ["MEDIUM", 16], ["MEDIUM", 17], ["MEDIUM", 18], ["MEDIUM", 19], ["MEDIUM", 20], ["MEDIUM", 21], ["MEDIUM", 22], ["MEDIUM", 23], ["MEDIUM", 24], ["MEDIUM", 25], ["HARD", 2], ["HARD", 3], ["HARD", 4], ["HARD", 5], ["HARD", 13], ["HARD", 14], ["HARD", 15], ["HARD", 16], ["HARD", 17], ["HARD", 18], ["HARD", 19], ["HARD", 20], ["HARD", 21], ["HARD", 22], ["HARD", 23], ["HARD", 24], ["HARD", 25], ["HARD", 26]], "hovertemplate": "Driver=SAI<br>Lap=%{x}<br>Lap Time (s)=%{y}<br>Compound=%{customdata[0]}<br>TyreLife=%{customdata[1]}<extra></extra>", "legendgroup": "SAI", "line": {"color": "#FECB52", "dash": "solid"}, "marker": {"symbol": "circle"}, "mode": "lines", "name": "SAI", "orientation": "v", "showlegend": true, "type": "scatter", "x": [2.0, 3.0, 4.0, 5.0, 6.0, 7.0, 8.0, 9.0, 10.0, 11.0, 12.0, 13.0, 14.0, 15.0, 16.0, 17.0, 18.0, 19.0, 20.0, 21.0, 22.0, 23.0, 24.0, 25.0, 28.0, 29.0, 30.0, 31.0, 39.0, 40.0, 41.0, 42.0, 43.0, 44.0, 45.0, 46.0, 47.0, 48.0, 49.0, 50.0, 51.0, 52.0], "xaxis": "x", "y": [94.18, 93.46, 92.97, 93.67, 94.22, 93.43, 93.44, 93.42, 93.41, 93.28, 93.32, 93.11, 93.94, 93.62, 93.5, 93.08, 93.3, 93.24, 93.01, 93.26, 92.87, 92.75, 92.77, 93.13, 92.22, 91.94, 92.13, 92.49, 92.46, 91.78, 91.43, 91.64, 92.89, 94.62, 92.61, 91.91, 91.59, 91.44, 91.72, 91.41, 91.37, 91.88], "yaxis": "y"}], "layout": {"height": 550, "legend": {"title": {"text": "Driver"}, "tracegroupgap": 0}, "title": {"text": "Lap Time Progression per Driver — 2023 British GP"}, "xaxis": {"anchor": "y", "domain": [0, 1], "title": {"text": "Lap"}}, "yaxis": {"anchor": "x", "domain": [0, 1], "title": {"text": "Lap Time (s)"}}}}
